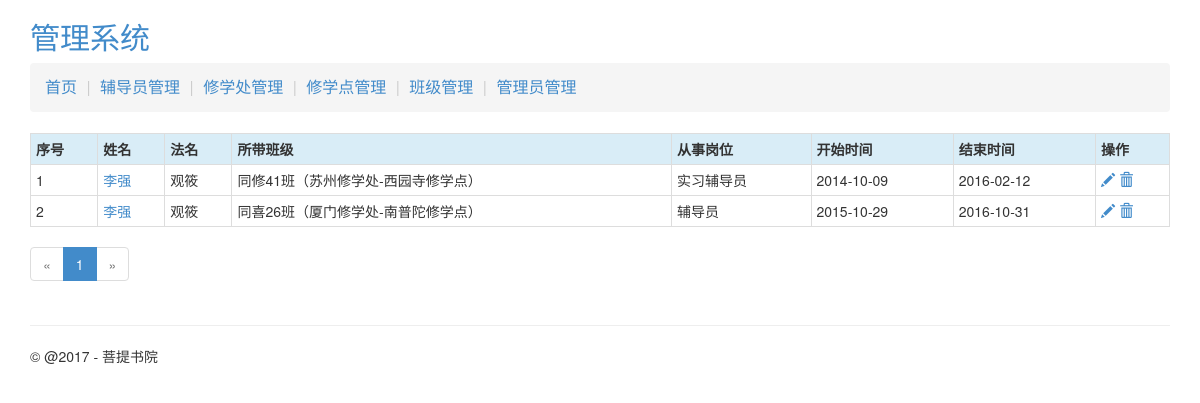
/leadclass/list/1 (signed in), run on the app's committed database.
### putidms/models/counselor.py (models this page shows, shortened)
class LeadClassRecord(db.Model):
    __tablename__ = 'lead_class_records'
    id = db.Column(db.Integer, primary_key=True, autoincrement=True)
    from_date = db.Column(db.Date)
    to_date = db.Column(db.Date)
    counselor_id = db.Column(db.Integer, db.ForeignKey('counselors.id'))
    class_id = db.Column(db.Integer, db.ForeignKey('classes.id'))
    duty_id = db.Column(db.Integer, db.ForeignKey('duties.id'))
    update_user = db.Column(db.Integer)
    create_time = db.Column(db.DateTime, default=datetime.utcnow())
    update_time = db.Column(db.DateTime, default=datetime.utcnow)

class Counselor(db.Model):
    __tablename__ = 'counselors'
    id = db.Column(db.Integer, primary_key=True, autoincrement=True)
    username = db.Column(db.String(100), nullable=False, index=True)
    religiousname = db.Column(db.String(100))
    gender = db.Column(db.String(50))
    birthday = db.Column(db.Date)
    mobile = db.Column(db.String(50))
    email = db.Column(db.String(100))
    class_id = db.Column(db.Integer, db.ForeignKey('classes.id'))
    duty_id = db.Column(db.Integer, db.ForeignKey('duties.id'))  # 岗位
    is_delete = db.Column(db.Integer, default=0)
    create_user = db.Column(db.Integer)
    create_time = db.Column(db.DateTime, default=datetime.utcnow)
    update_user = db.Column(db.Integer)
    update_time = db.Column(db.DateTime, default=datetime.utcnow)
    lead_class_records = db.relationship('LeadClassRecord', backref='counselor', lazy='dynamic')
    training_records = db.relationship('TrainingRecord', backref='counselor', lazy='dynamic')
    evaluation_records = db.relationship('EvaluationRecord', backref='counselor', lazy='dynamic')

### putidms/models/org.py (models this page shows, shortened)
class Class(db.Model):
    __tablename__ = 'classes'
    id = db.Column(db.Integer, primary_key=True, autoincrement=True)
    name = db.Column(db.String(255), index=True, unique=True, nullable=False)
    number = db.Column(db.String(255), unique=True, nullable=False, index=True)  # 班级编号
    desc = db.Column(db.Text)
    update_user = db.Column(db.Integer)
    create_time = db.Column(db.DateTime, default=datetime.utcnow)
    update_time = db.Column(db.DateTime, default=datetime.utcnow)
    department_id = db.Column(db.Integer, db.ForeignKey('departments.id'))
    counselors = db.relationship('Counselor', backref='class_', lazy='dynamic')
    lead_class_records = db.relationship('LeadClassRecord', backref='class_', lazy='dynamic')

class Division(db.Model):
    __tablename__ = 'divisions'
    id = db.Column(db.Integer, primary_key=True, autoincrement=True)
    name = db.Column(db.String(255), index=True, unique=True, nullable=False)
    desc = db.Column(db.Text)
    update_user = db.Column(db.Integer)
    create_time = db.Column(db.DateTime, default=datetime.utcnow)
    update_time = db.Column(db.DateTime, default=datetime.utcnow)
    departments = db.relationship('Department', backref='division', lazy='dynamic')
    users = db.relationship('User', backref='division', lazy='dynamic')

class Department(db.Model):
    __tablename__ = 'departments'
    id = db.Column(db.Integer, primary_key=True, autoincrement=True)
    name = db.Column(db.String(255), index=True, unique=True, nullable=False)
    desc = db.Column(db.Text)
    update_user = db.Column(db.Integer)
    create_time = db.Column(db.DateTime, default=datetime.utcnow)
    update_time = db.Column(db.DateTime, default=datetime.utcnow)
    division_id = db.Column(db.Integer, db.ForeignKey('divisions.id'))
    classes = db.relationship('Class', backref='department', lazy='dynamic')

class Duty(db.Model):
    __tablename__ = 'duties'
    id = db.Column(db.Integer, primary_key=True, autoincrement=True)
    name = db.Column(db.String(255), index=True, unique=True, nullable=False)
    desc = db.Column(db.Text)
    update_user = db.Column(db.Integer)
    create_time = db.Column(db.DateTime, default=datetime.utcnow)
    update_time = db.Column(db.DateTime, default=datetime.utcnow)
    counselors = db.relationship('Counselor', backref='duty', lazy='dynamic')
    lead_class_records = db.relationship('LeadClassRecord', backref='duty', lazy='dynamic')

### putidms/main/views.py (the view)
@mod.route('/leadclass/list/<int:cid>')
@login_required
def leadclass_list(cid):
    page = request.args.get('page', 1, type=int)
    pagination = LeadClassRecord.query.filter_by(counselor_id=cid).order_by(LeadClassRecord.update_time.desc()) \
        .paginate(page, per_page=current_app.config['ITEMS_PER_PAGE'], error_out=False)
    records = pagination.items
    return render_template('main/leadclass_list.html', records=records, pagination=pagination,
                           endpoint='.leadclass_list')

### putidms/models/user.py (called while the page is built)
@login_manager.user_loader
def load_user(user_id):
    return User.query.get(int(user_id))

### putidms/templates/main/leadclass_list.html (shortened to what this page needs)
{% extends 'base.html' %}
{% from "_macros.html" import pagination_widget %}
{% block content %}
    <div class="row">
        <div class="col-md-12">
            {% if records %}
                <div class="row">
                    <table class="table table-bordered table-hover table-condensed">
                        <tr class="info">
                            <th>序号</th>
                            <th>姓名</th>
                            <th>法名</th>
                            <th>所带班级</th>
                            <th>从事岗位</th>
                            <th>开始时间</th>
                            <th>结束时间</th>
                            <th>操作</th>
                        </tr>
                        {% for r in records %}
                            <tr>
                                <td>{{ (pagination.page - 1) * config.ITEMS_PER_PAGE + loop.index }}</td>
                                <td><a href="{{ url_for('main.counselor_search',cid=r.counselor_id) }}">{{ r.counselor.username }}</a></td>
                                <td>{{ r.counselor.religiousname }}</td>
                                <td>{{ r.class_.name }}（{{ r.class_.department.division.name }}-{{ r.class_.department.name }}）</td>
                                <td>{{ r.duty.name }}</td>
                                <td>{{ r.from_date }}</td>
                                <td>{{ r.to_date }}</td>
                                <td>
                                    <a href="{{ url_for('main.leadclass_edit',id=r.id) }}" title="编辑">
                                        <span class="glyphicon glyphicon-pencil"></span>
                                    </a>
                                    <a href="javascript:void(0);" title="删除" onclick="confirm_delete('{{ url_for("main.leadclass_delete",id=r.id) }}');">
                                        <span class="glyphicon glyphicon-trash"></span>
                                    </a>
                                </td>
                            </tr>
                        {% endfor %}
                    </table>
                    {{ pagination_widget(pagination, endpoint, cid=records[0].counselor_id) }}
                </div>
            {% else %}
                <div class="row">
                    <div class="col-md-12">
                        没有找到相关资料！
                    </div>
                </div>
            {% endif %}
        </div>
    </div>
{% endblock %}

### data on the page
LeadClassRecord: (pagination.page-1)*config.ITEMS_PER_PAGE+loop.index "1", counselor.username "李强", counselor.religiousname "观筱", class_.name "同修41班", class_.department.division.name "苏州修学处", class_.department.name "西园寺修学点", duty.name "实习辅导员", from_date "2014-10-09", to_date "2016-02-12"
LeadClassRecord: (pagination.page-1)*config.ITEMS_PER_PAGE+loop.index "2", counselor.username "李强", counselor.religiousname "观筱", class_.name "同喜26班", class_.department.division.name "厦门修学处", class_.department.name "南普陀修学点", duty.name "辅导员", from_date "2015-10-29", to_date "2016-10-31"

### other printed values
{{ p }} "1"
